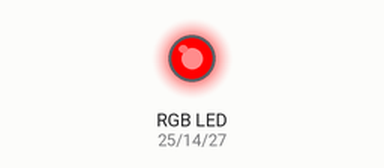
Recording of a sketch running on a simulated ESP32. Parts: an RGB LED mixed from three pins (HIGH = lit). What the sketch prints to the serial monitor is not drawn.

Above: at 0.5 s.
At 1.5 s:
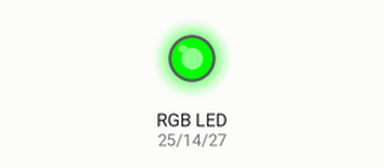
At 5.5 s:
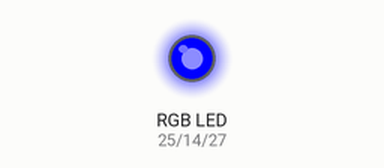
Timing chart, 0 to 6.9 s (numbered marks = the images above):
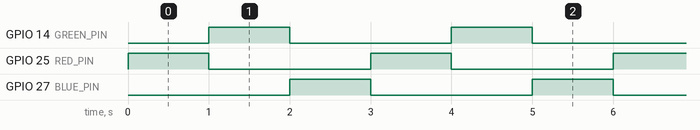

The sketch:

RGB.ino
```cpp
#define RED_PIN 25
#define GREEN_PIN 14
#define BLUE_PIN 27

void setup() {
  Serial.begin(9600);
  Serial.println("\nBooting device...");

  pinMode(RED_PIN, OUTPUT); // Pinout as output
  pinMode(GREEN_PIN, OUTPUT); // Pinout as output
  pinMode(BLUE_PIN, OUTPUT); // Pinout as output
}

void loop() {
  setColor("red");
  delay(1000);
  setColor("green");
  delay(1000);
  setColor("blue");
  delay(1000);
}

/* Additional functions */
void setRGB(int R, int G, int B) {
  digitalWrite(RED_PIN, R);
  digitalWrite(GREEN_PIN, G);
  digitalWrite(BLUE_PIN, B);
}

void setColor(const char* color) {
  if (color == "red") {
    setRGB(1, 0, 0);
  } else if (color == "green") {
    setRGB(0, 1, 0);
  } else if (color == "blue") {
    setRGB(0, 0, 1);
  }
}
```

Measured:
- by itself, GPIO 14 (GREEN_PIN), GPIO 25 (RED_PIN), GPIO 27 (BLUE_PIN): alternates HIGH for 1.0 s and LOW for 2.0 s
- by itself, everything shown: repeats every 3.0 s, in 3 steps
